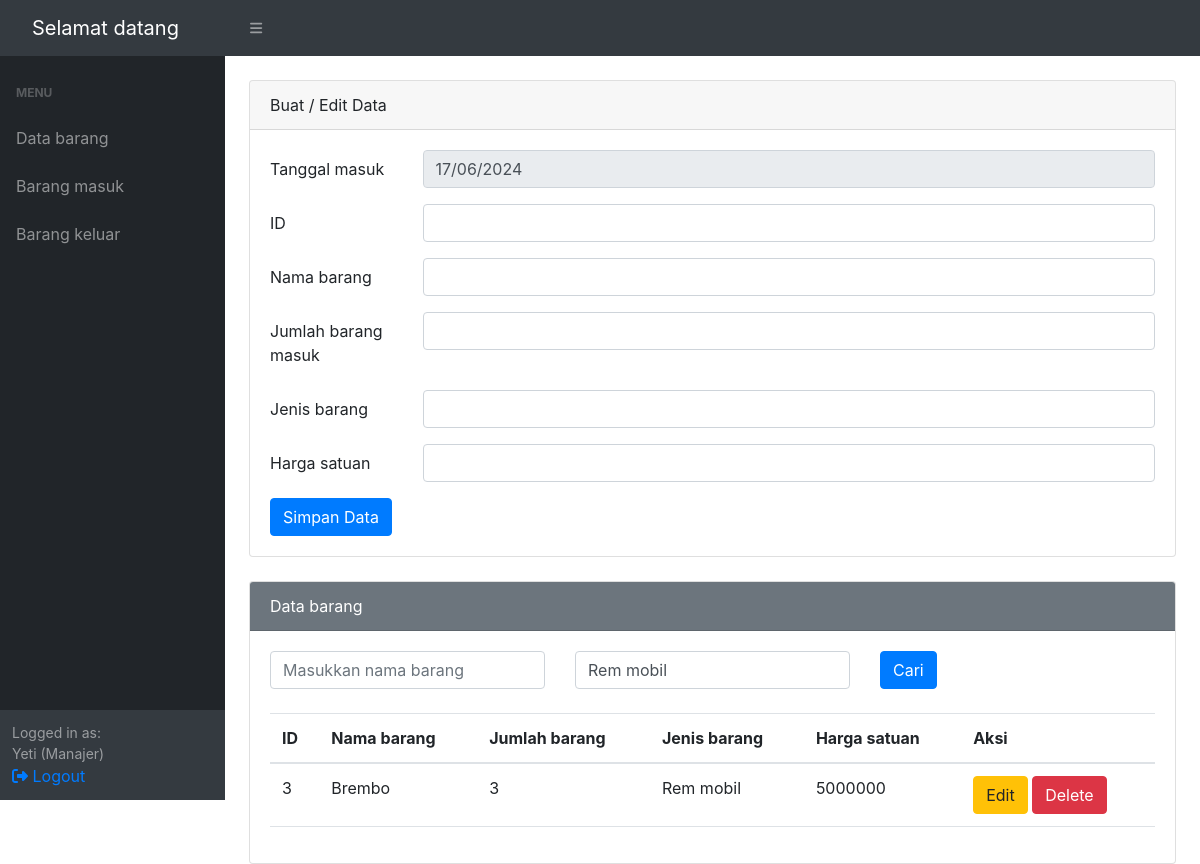
The page /index.php?jenis=Rem mobil (signed in) on the database its author committed.
### tables this page shows
CREATE TABLE `databarang` (
  `id_barang` int(11) NOT NULL,
  `nama_barang` varchar(100) NOT NULL,
  `jumlah_barang` int(11) NOT NULL,
  `jenis_barang` varchar(50) NOT NULL,
  `harga_barang` int(11) DEFAULT NULL
);

### index.php (the view, shortened to what this page needs)
<?php
include 'connect.php';
$jenis_barang_list = [];
$jenis_barang_query = "select distinct jenis_barang from databarang";
$jenis_barang_result = mysqli_query($koneksi, $jenis_barang_query);
while ($row = mysqli_fetch_assoc($jenis_barang_result)) {
    $jenis_barang_list[] = $row['jenis_barang'];
}
$idbarang = "";
$namabarang = "";
$jenis = "";
$harga = "";
?>
<!DOCTYPE html>
<html lang="en">
<head>
    <link href="css/styles.css" rel="stylesheet" />
    <link rel="stylesheet" href="https://cdn.jsdelivr.net/npm/bootstrap@4.6.2/dist/css/bootstrap.min.css">
</head>
<body class="sb-nav-fixed">
    <nav class="sb-topnav navbar navbar-expand navbar-dark bg-dark">
        <a class="navbar-brand ps-3">Selamat datang</a>
        <button class="btn btn-link btn-sm order-1 order-lg-0 me-4 me-lg-0" id="sidebarToggle" href="#!"><i
                class="fas fa-bars"></i></button>
    </nav>
    <div id="layoutSidenav">
        <div id="layoutSidenav_nav">
            <nav class="sb-sidenav accordion sb-sidenav-dark" id="sidenavAccordion">
                <div class="sb-sidenav-menu">
                    <div class="nav">
                        <div class="sb-sidenav-menu-heading">Menu</div>
                        <?php
                        if (!isset($_SESSION['username']) || $_SESSION['roles'] == 'Manajer') { ?>
                            <a class="nav-link" href="index.php?cari=">Data barang</a>
                            <a class="nav-link" href="barangmasuk.php?cari=">Barang masuk</a>
                            <a class="nav-link" href="barangkeluar.php?cari=">Barang keluar</a>
                            <?php
                        } else { ?>
                            <a class="nav-link" href="index.php?cari=">Data barang</a>
                            <a class="nav-link" href="barangmasuk.php?cari=">Barang masuk</a>
                            <?php
                        } ?>
                    </div>
                </div>
                <div class="sb-sidenav-footer">
                    <div class="small">Logged in as: <br>
                        <?php echo $_SESSION['username'] . ' (' . $_SESSION['roles'] . ')'; ?></div>
                    <a href="logout.php"><i class="fa-solid fa-right-from-bracket"></i>&nbsp;Logout</a>
                </div>
            </nav>
        </div>
        <div id="layoutSidenav_content">
            <main>
                <div class="container-fluid px-4">
                    <div class="mx-auto">
                        <br>
                        <div class="card">
                            <div class="card-header">
                                Buat / Edit Data
                            </div>
                            <div class="card-body">
                                <?php
                                include 'connect.php';
                                if (!isset($_SESSION['username']) || $_SESSION['roles'] == 'Manajer') { ?>
                                    <form action="" method="POST">
                                        <div class="mb-3 row">
                                            <label for="tgl_masuk" class="col-sm-2 col-form-label">Tanggal masuk</label>
                                            <div class="col-sm-10">
                                                <input type="text" class="form-control" id="tgl_masuk" name="tgl_masuk"
                                                    readonly>
                                            </div>
                                        </div>
                                        <div class="mb-3 row">
                                            <label for="idbarang" class="col-sm-2 col-form-label">ID</label>
                                            <div class="col-sm-10">
                                                <input type="text" class="form-control" id="id_barang" name="id_barang"
                                                    value="<?php echo $idbarang ?>">
                                            </div>
                                        </div>
                                        <div class="mb-3 row">
                                            <label for="namabarang" class="col-sm-2 col-form-label">Nama barang</label>
                                            <div class="col-sm-10">
                                                <input type="text" class="form-control" id="nama_barang" name="nama_barang"
                                                    value="<?php echo $namabarang ?>">
                                            </div>
                                        </div>
                                        <div class="mb-3 row">
                                            <label for="jumlahmasuk" class="col-sm-2 col-form-label">Jumlah barang
                                                masuk</label>
                                            <div class="col-sm-10">
                                                <input type="text" class="form-control" id="jumlah_masuk"
                                                    name="jumlah_masuk">
                                            </div>
                                        </div>
                                        <div class="mb-3 row">
                                            <label for="jenis" class="col-sm-2 col-form-label">Jenis barang</label>
                                            <div class="col-sm-10">
                                                <input class="form-control" name="jenis_barang" id="jenis_barang"
                                                    value="<?php echo $jenis ?>">
                                            </div>
                                        </div>
                                        <div class="mb-3 row">
                                            <label for="harga" class="col-sm-2 col-form-label">Harga satuan</label>
                                            <div class="col-sm-10">
                                                <input class="form-control" name="harga_barang" id="harga_barang"
                                                    value="<?php echo $harga ?>">
                                            </div>
                                        </div>
                                        <input type="submit" name="simpan" value="Simpan Data" class="btn btn-primary" />
                                    </form>
                                <?php } ?>
                            </div>
                        </div>
                        <br>
                        <div class="card">
                            <div class="card-header text-white bg-secondary">
                                Data barang
                            </div>
                            <div class="card-body">
                                <form method="GET" action="index.php">
                                    <div class="row">
                                        <div class="col-sm-4">
                                            <input class="form-control" id="cari" name="cari"
                                                placeholder="Masukkan nama barang">
                                        </div>
                                        <div class="col-sm-4">
                                            <select class="form-control" id="jenis" name="jenis">
                                                <?php foreach ($jenis_barang_list as $jenis_barang) { ?>
                                                    <option value="<?php echo $jenis_barang; ?>" <?php if (isset($_GET['jenis']) && $_GET['jenis'] == $jenis_barang)
                                                           echo 'selected'; ?>>
                                                        <?php echo $jenis_barang; ?>
                                                    </option>
                                                <?php } ?>
                                            </select>
                                        </div>
                                        <div class="col-md">
                                            <button type="submit" class="btn btn-primary">Cari</button>
                                        </div>
                                    </div>
                                </form>
                                <br>
                                <table class="table">
                                    <thead>
                                        <tr>
                                            <th scope="col">ID</th>
                                            <th scope="col">Nama barang</th>
                                            <th scope="col">Jumlah barang</th>
                                            <th scope="col">Jenis barang</th>
                                            <th scope="col">Harga satuan</th>
                                            <th scope="col">Aksi</th>
                                        </tr>
                                    </thead>
                                    <?php
                                    $pencarian = "";
                                    $jenis_barang_filter = "";
                                    if (isset($_GET['jenis'])) {
                                        $jenis_barang_filter = $_GET['jenis'];
                                    }
                                    $qc = "select * from databarang where (nama_barang like '%$pencarian%')";
                                    if (!empty($jenis_barang_filter)) {
                                        $qc .= " and jenis_barang = '$jenis_barang_filter'";
                                    }
                                    $qc .= " order by id_barang asc";
                                    $cr = mysqli_query($koneksi, $qc);
                                    ?>
                                    <tbody>
                                        <?php
                                        while ($r = mysqli_fetch_array($cr)) {
                                            $idbarang = $r['id_barang'];
                                            $namabarang = $r['nama_barang'];
                                            $jumlah = $r['jumlah_barang'];
                                            $jenis = $r['jenis_barang'];
                                            $harga = $r['harga_barang'];
                                            ?>
                                            <tr>
                                                <td scope="row"><?php echo $idbarang ?></td>
                                                <td scope="row"><?php echo $namabarang ?></td>
                                                <td scope="row"><?php echo $jumlah ?></td>
                                                <td scope="row"><?php echo $jenis ?></td>
                                                <td scope="row"><?php echo $harga ?></td>
                                                <td scope="row">
                                                    <a href="index.php?op=edit&cari=&id=<?php echo $idbarang ?>"><button
                                                            type="button" class="btn btn-warning">Edit</button></a>
                                                    <a href="index.php?op=delete&cari=&id=<?php echo $idbarang ?>"
                                                        onclick="return confirm('Yakin mau delete data?')"><button
                                                            type="button" class="btn btn-danger">Delete</button></a>
                                                </td>
                                            </tr>
                                            <?php
                                        } ?>
                                    </tbody>
                                </table>
                            </div>
                        </div>
                    </div>
</body>
</html>

### rows shown on the page
databarang: id_barang "3", nama_barang "Brembo", jumlah_barang "3", jenis_barang "Rem mobil", harga_barang "5000000"

### other values the page prints
$_SESSION['username'] "Yeti"
$_SESSION['roles'] "Manajer"
form field jenis "Rem mobil"
